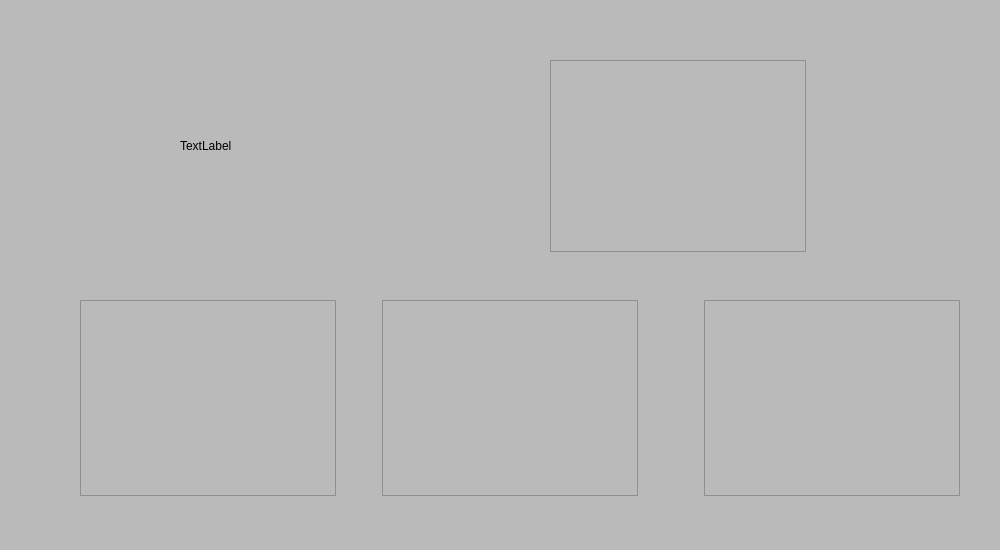
<?xml version="1.0" encoding="UTF-8"?>
<ui version="4.0">
 <class>East7</class>
 <widget class="QWidget" name="East7">
  <property name="geometry">
   <rect>
    <x>0</x>
    <y>0</y>
    <width>1000</width>
    <height>550</height>
   </rect>
  </property>
  <property name="windowTitle">
   <string>Form</string>
  </property>
  <property name="styleSheet">
   <string notr="true">QWidget {
     background-color:rgb(186, 186, 186);
}</string>
  </property>
  <widget class="QTableView" name="tableView">
   <property name="geometry">
    <rect>
     <x>550</x>
     <y>60</y>
     <width>256</width>
     <height>192</height>
    </rect>
   </property>
  </widget>
  <widget class="QWidget" name="layoutWidget">
   <property name="geometry">
    <rect>
     <x>80</x>
     <y>300</y>
     <width>880</width>
     <height>196</height>
    </rect>
   </property>
   <layout class="QHBoxLayout" name="horizontalLayout_2">
    <item>
     <layout class="QHBoxLayout" name="horizontalLayout">
      <item>
       <widget class="QTableView" name="tableView_2"/>
      </item>
      <item>
       <spacer name="horizontalSpacer">
        <property name="orientation">
         <enum>Qt::Horizontal</enum>
        </property>
        <property name="sizeHint" stdset="0">
         <size>
          <width>40</width>
          <height>20</height>
         </size>
        </property>
       </spacer>
      </item>
      <item>
       <widget class="QListView" name="listView"/>
      </item>
     </layout>
    </item>
    <item>
     <spacer name="horizontalSpacer_2">
      <property name="orientation">
       <enum>Qt::Horizontal</enum>
      </property>
      <property name="sizeHint" stdset="0">
       <size>
        <width>40</width>
        <height>20</height>
       </size>
      </property>
     </spacer>
    </item>
    <item>
     <widget class="QTableView" name="tableView_3"/>
    </item>
   </layout>
  </widget>
  <widget class="QLabel" name="img7">
   <property name="geometry">
    <rect>
     <x>180</x>
     <y>80</y>
     <width>161</width>
     <height>131</height>
    </rect>
   </property>
   <property name="text">
    <string>TextLabel</string>
   </property>
  </widget>
 </widget>
 <resources/>
 <connections/>
</ui>
